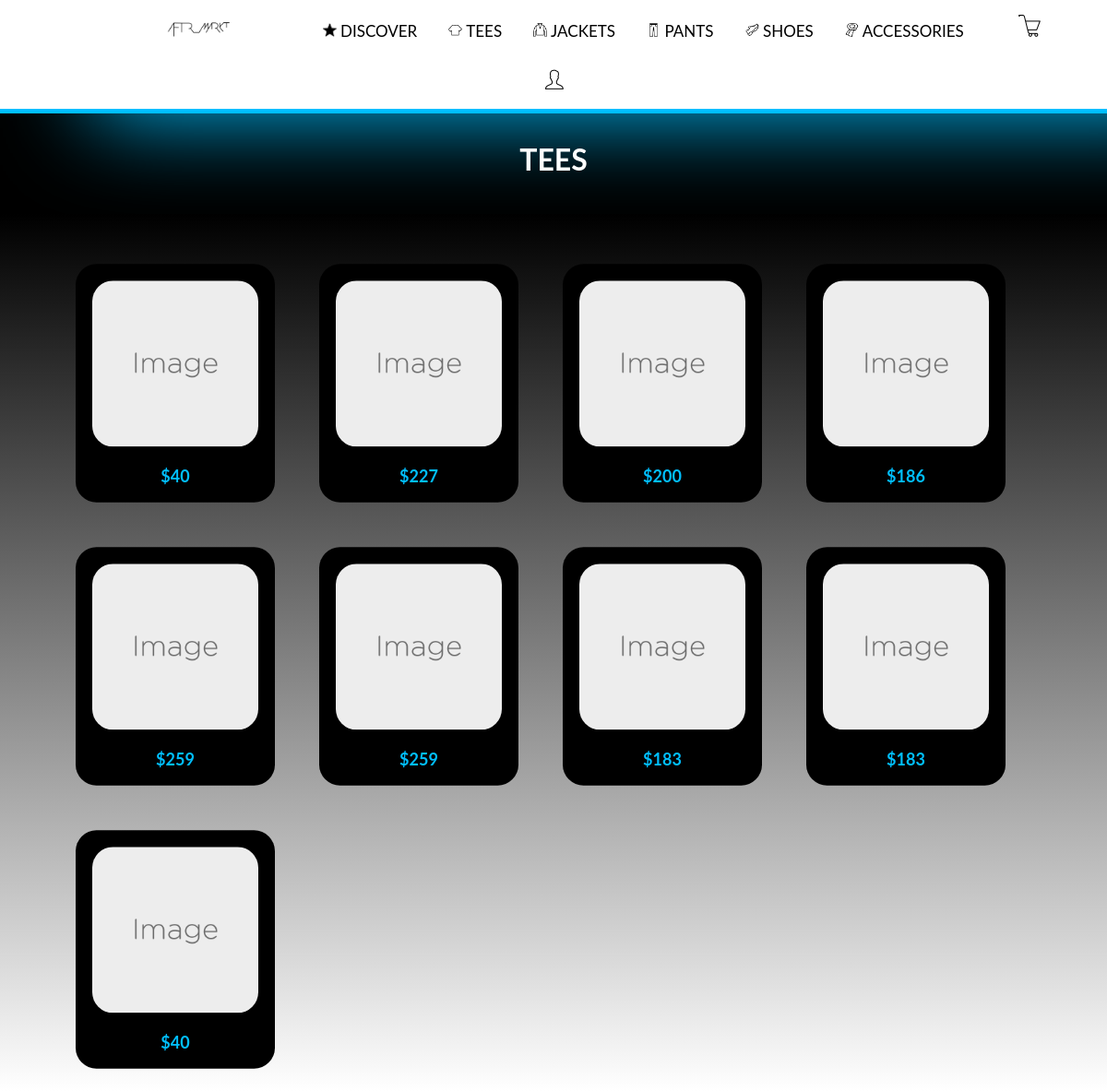
The app's page /tees with its own data.
### models.py (models this page shows, shortened)
class product_tee(db.Model):
    id = db.Column(db.Integer, primary_key=True)
    price = db.Column(db.Integer, nullable=False)
    name = db.Column(db.String(120), nullable=False)
    brand = db.Column(db.String(120), nullable=False)
    size = db.Column(db.String(120), nullable=False)
    color = db.Column(db.String(120), nullable=False)
    desc = db.Column(db.String(120), nullable=False)
    catagory = db.Column(db.String(120), nullable=False)

### main.py (the view)
@app.route('/tees', methods=['GET'])
def tees():
    tees_query = product_tee.query.all()
    return render_template('Tees.html', products = tees_query)

### templates/Tees.html (shortened to what this page needs)
<!DOCTYPE html>
<html lang="en">
<head>
    <link rel="stylesheet" type="text/css" href="{{ url_for('static', filename ='mystyle1.css')}}"/>
</head>
<body id="Tees">
		<header>
    <div class="nav" id="navbar">
			<nav>
        <ul class="nav_bar_element">
            <li id="desktop_nav" class="nav_bar_element">
            </li>
            <li class="nav_bar_element">
                <a href="/discover">
                    <img src="Icons/featured.png" height="15" alt="DISCOVER" />
                    DISCOVER
                </a>
            </li>
            <li class="nav_bar_element">
                <a class="active" href="/tees">
                    <img src="Icons/tees.png" height="15" alt="TEES" />
                    TEES
                </a>
            </li>
            <li class="nav_bar_element">
                <a href="/jackets">
                    <img src="Icons/jackets.png" height="15" alt="JACKETS" />
                    JACKETS
                </a>
            </li>
            <li class="nav_bar_element">
                <a href="/pants">
                    <img src="Icons/pants.png" height="15" alt="PANTS" />
                    PANTS
                </a>
            </li>
            <li class="nav_bar_element">
                <a href="/shoes">
                    <img src="Icons/shoes.png" height="15" alt="SHOES" />
                    SHOES
                </a>
            </li>
            <li class="nav_bar_element">
                <a href="/accessories">
                    <img src="Icons/accessories.png" height="15" alt="ACCESSORIES" />
                    ACCESSORIES
                </a>
            </li>
            <li class="nav_bar_element">
                <a href="/cart" id="Mobile_Cart_Text">
                    <img src="Icons/shopping_cart.png" class="final_icons" alt="CART" />
                </a>
            </li>
            <li class="nav_bar_element">
							{% if current_user.is_authenticated == False %}
                <a href="/login" id="Mobile_Status_Text">
                    <img id="PROFILE_STATUS" src="Icons/profile.png" class="final_icons" alt="Profile" />
                </a>
							{% endif %}
            </li>
        </ul>
			</nav>
    </div>
		</header>
    <div class="Page_Heading">
        <h1> TEES </h1>
    </div>
		<ul class="CART_ITMES">
       {% for row in products %}
			 <li class="mini_card" onclick="window.location = '/tees/{{row.id}}' ">
            <img src="/Images/Placeholder_Square.png" alt="AN OBJECT TO BE SOLD" class="cart_image"/>
            <h4 class="mini_card_desc"> ${{row.price}} </h4>
        </li>
				{% endfor %}
    </ul>
</body>
</html>

### static/mystyle1.css (style rules this page uses)
:root { --accent: deepskyblue; }
html { margin: 0; padding: 0; overflow: hidden; }
body { position: absolute; width: 100%; height: 100%; overflow: auto; font-size: 40; background-color: black; font-size: 40; font-family: "Lato", sans-serif; }
* { box-sizing: border-box; padding: 0px; margin: 0px; }
a:link { color: black; text-decoration: none; }
a { color: white; font: 400 17px Lato, sans-serif; text-align: center; cursor: pointer; transition: 0.3s; }
.final_icons { height: 25px; }
.nav { background-color: white; border-bottom: 5px solid var(--accent); box-shadow: 100px 0px 100px var(--accent); text-align: center; display: inline-block; display: flex; }
li.nav_bar_element { transition: 0.3s; padding:5px; }
li.nav_bar_element:nth-child(8) { padding-left: 30px; padding-right: 30px; }
li.nav_bar_element:last-child { padding-left: 30px; padding-right: 30px; }
li.nav_bar_element:first-child { padding-left: 140px; padding-right: 70px; }
.Page_Heading { color: white; text-align: center; padding-top: 30px; padding-left: 70px; padding-right: 70px; padding-bottom: 40px; }
.CART_ITMES { padding-top: 30px; padding-left: 60px; padding-right: 50px; text-align: left; color: white; font-size: 15px; background: linear-gradient(180deg, rgba(0,0,0,1) 0%, rgba(255,255,255,1) 100%); }
.cart_image { width: 200px; border-radius: 25px; }
ul li { display: inline-block; margin: 10px; padding-bottom: 5px; }
.mini_card { padding: 20px; background-color:black; border-radius: 25px; transform: scale(0.9); transition: 300ms; }
.mini_card_desc { color: var(--accent); font-size: 20px; text-align: center; padding-top: 20px; }

### records on screen
product_tee: price "40"
product_tee: price "227"
product_tee: price "200"
product_tee: price "186"
product_tee: price "259"
product_tee: price "259"
product_tee: price "183"
product_tee: price "183"
product_tee: price "40"
